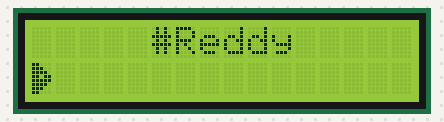
The program below on a simulated Arduino Mega 2560, built with avr-gcc and run on an emulated ATmega2560. Parts: 16×2 character LCD.

Above: at 0.16 s.
At 0.62 s:
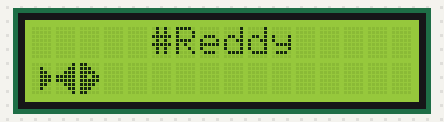
At 1.37 s:
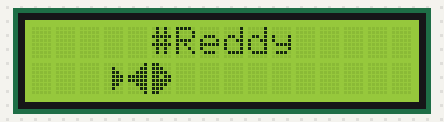
At 2.62 s:
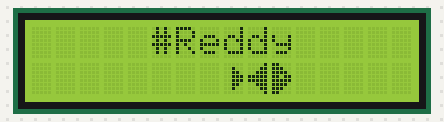
At 3.88 s:
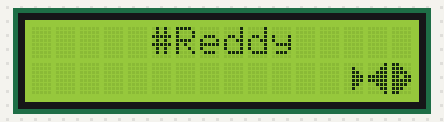
At 5.12 s:
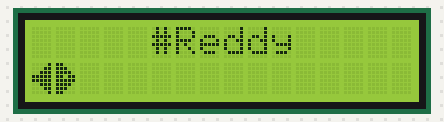

The program:

main.cpp
```cpp
#include <Arduino.h>
#include <IRRecieve.cpp>
#include <LiquidCrystal.h>
#include <RGBRemote.h>
#include <Menu.cpp>
#include <Fish.cpp>

// Initialize LCD Display
LiquidCrystal Display(12, 11, 5, 4, 3, 2);
Menu MainMenu(&Display);

Fish Reddy(&Display);

// Internal variables
int RECV_PIN = 9;
bool IN_MENU = false;


IRRecieve Reciever(RECV_PIN);

void setup()
{
  Serial.begin(9600);
  Reciever.init(1000);

  Reddy.createSymbols();
  Display.begin(16, 2);

  Reddy.display();
}

void loop() {
  // Tick timers
  Reciever.update();
  MainMenu.update();
  Reddy.update();

  // Decode IR Signals to the main menu
  MainMenu.sendSignal(Reciever.getLastCommand());
  if(IN_MENU == true && MainMenu.isShown() == false) {
    Reddy.display();
    IN_MENU = false;
  } else {
    IN_MENU = MainMenu.isShown();
  }

  if(MainMenu.isShown()) {
    Reddy.hide();
  }

}
```

Measured:
- by itself, everything shown: repeats every 4.8 s, in 19 steps
